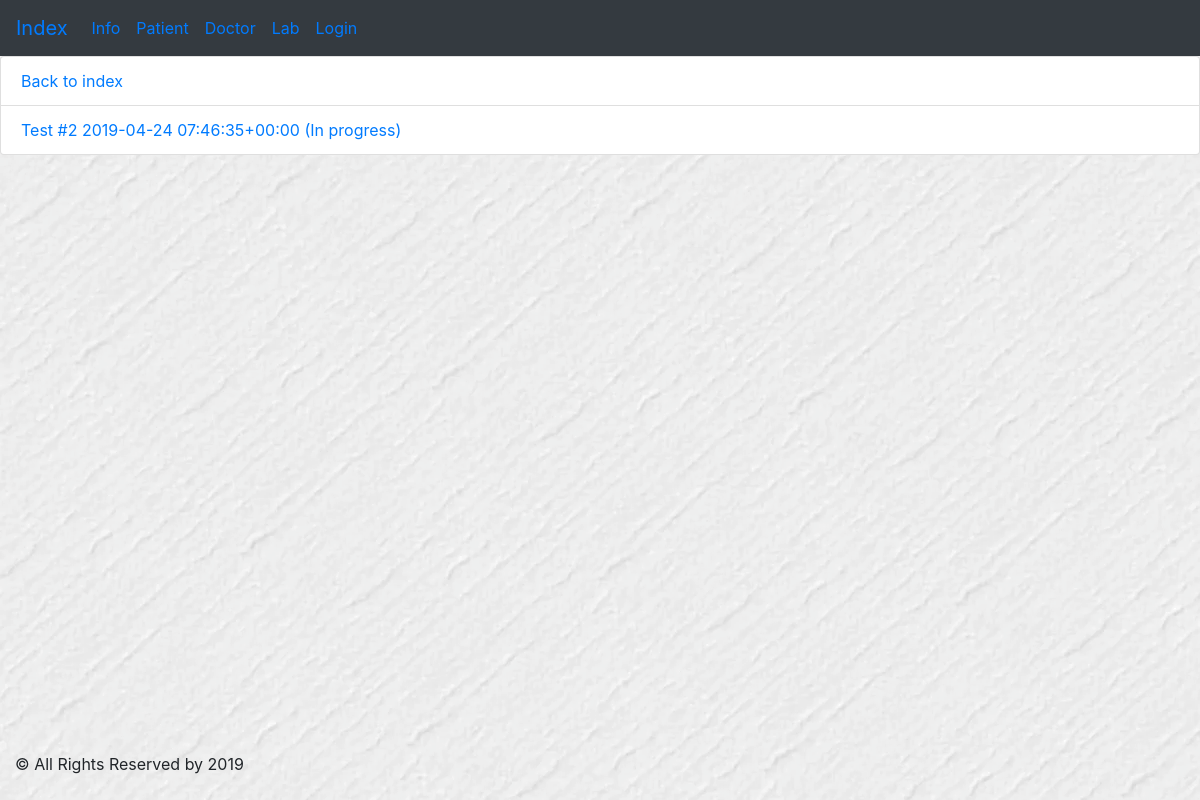
The page /doctor/patient/1/medtest/ on the database as committed earlier.
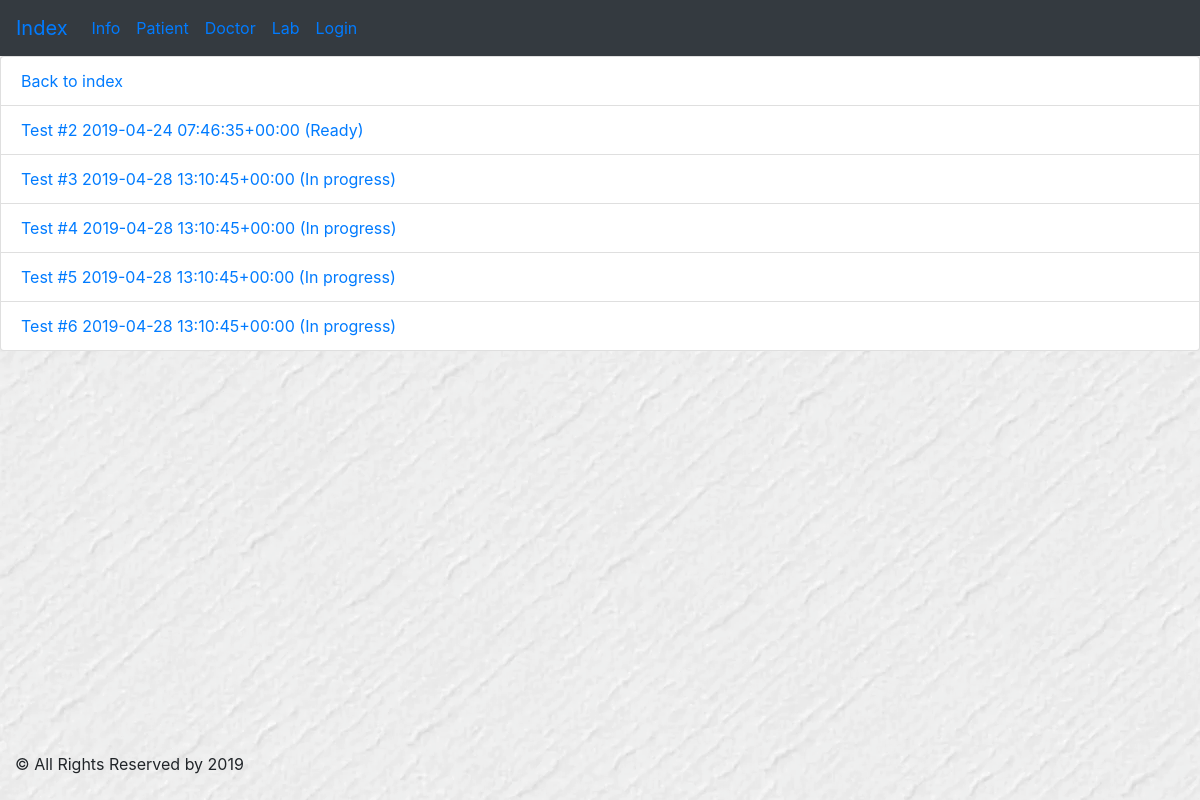
The same page on the database as committed later.
### doctor/models.py (models this page shows, shortened)
class MedicalTests(models.Model):
    READINESS = (
        (0, 'In progress'),
        (1, 'Ready')
    )
    date_application = models.DateTimeField(default=timezone.now)
    date_registration = models.DateTimeField(default=timezone.now)
    date_taking_material = models.DateTimeField(default=timezone.now)
    target_date = models.DateTimeField(default=timezone.now)
    material = models.CharField(max_length=45)
    diagnosis = models.CharField(max_length=45)
    delivering_method = models.CharField(max_length=25)
    readiness = models.BooleanField(choices=READINESS, default=0)
    patient_id = models.ForeignKey(Patient, on_delete=models.CASCADE)
    doctor_id = models.ForeignKey(Doctor, on_delete=models.SET_NULL, null=True)
    def __str__(self):
        return 'Test #' + str(self.id) + ' ' + str(self.date_application) + ' (' + str(self.get_readiness_display()) + ')'

### doctor/views.py (the view)
# urls.py: path('patient/<int:pk>/medtest/', views.MedicalTestsView.as_view(),                     name='medtests'),
class MedicalTestsView(generic.ListView):
    template_name = 'doctor/medtest.html'
    def get_queryset(self):
        return MedicalTests.objects.filter(patient_id=self.kwargs.get("pk"))

### doctor/templates/doctor/medtest.html (shortened to what this page needs)
{% extends 'extends/base.html' %}
{% block content %}
    {% if object_list %}
        <ul class="list-group">
            <li class="list-group-item"><a href="{% url 'lab:index' %}">Back to index</a></li>
            {% for med in object_list %}
                <li class="list-group-item"><a
                        href="{% url 'lab:medtest_details' med.id %}">{{ med }}</a></li>
            {% endfor %}
        </ul>
    {% else %}
        <ul class="list-group">
            <li class="list-group-item"><a href="{% url 'lab:index' %}">Back to index</a></li>
            <li class="list-group-item">No Medtest Exists for this Patient!</li>
        </ul>
    {% endif %}
{% endblock %}

Rows that differ between the two databases and show on the page:
changed MedicalTests: id+date_application+readiness "Test #2 2019-04-24 07:46:35+00:00 (In progress)" → "Test #2 2019-04-24 07:46:35+00:00 (Ready)"
added MedicalTests: id+date_application+readiness "Test #3 2019-04-28 13:10:45+00:00 (In progress)"
added MedicalTests: id+date_application+readiness "Test #4 2019-04-28 13:10:45+00:00 (In progress)"
added MedicalTests: id+date_application+readiness "Test #5 2019-04-28 13:10:45+00:00 (In progress)"
added MedicalTests: id+date_application+readiness "Test #6 2019-04-28 13:10:45+00:00 (In progress)"
